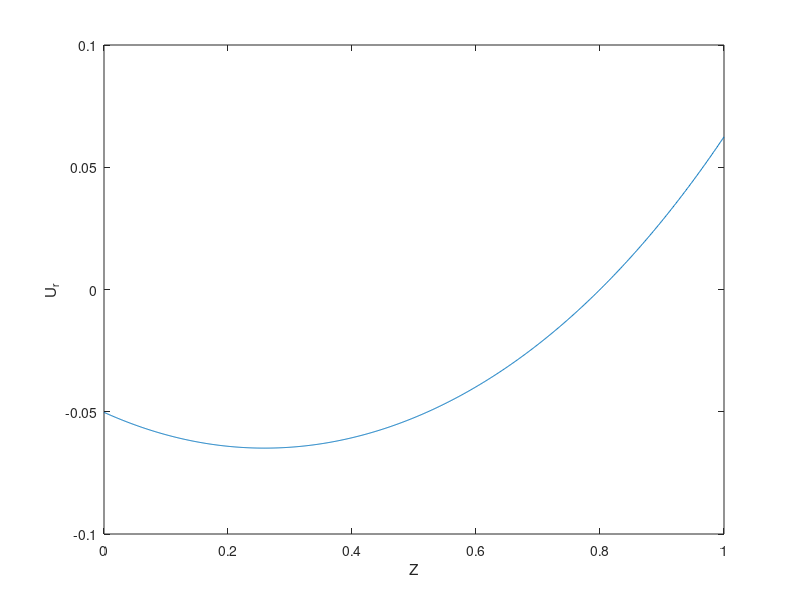

This figure's MATLAB source:
Z=[0:0.001:1];
R=2;
nu=0.34;gamma=2.6025;beta=1.1757;H=0.8;
delta=3-4.*nu;
delta2=1-2.*nu;
A=delta+(1./delta);
B=4./delta;
C=(delta.^2+1)./(1-delta)-1./delta.*(delta-1).^2;
I1=delta.*(Z.*R./(Z.^2+R.^2).^(3/2)...
 -delta2.*((Z.^2+R.^2).^(1/2)-Z)./R.*(Z.^2+R.^2).^(1/2));
A1=Z+2.*H;
I2=3.*delta.*B.*H.^2.*Z.*R.*(R.^2-4.*A1.^2)./(A1.^2+R.^2).^(7/2)+....
3.*H.*R.*A1.*(delta.*delta2.*B.*H-2.*(Z-H))./(A1.^2+R.^2).^(5/2)+....
(Z.*(1-delta.*A)+2.*H.*delta2).*R./(A1.^2+R.^2).^(3/2)+....
delta.*delta2.*(1+A).*((A1.^2+R.^2).^(1/2)-A1)./R.*(A1.^2+R.^2).^(1/2);
A2=Z+4.*H;
I3=-30.*R.*A2.*B.*H.^3.*(Z-H).*(3.*R.^2-4.*A2.^2)./(A2.^2+R.^2).^(9/2)+....
3.*(2.*delta2.*H+Z).*B.*H.^2.*R.*(R.^2-4.*A2.^2)./(A2.^2+R.^2).^(7/2)+....
3.*R.*H.*A2.*(2.*A.*(Z-H)-delta.*delta2.*B.*H)./(A2.^2+R.^2).^(5/2)-...
(2.*H.*delta2+Z).*A.*R./(A2.^2+R.^2).^(3/2)-...
delta.*delta2.*A.*((A2.^2+R.^2).^(1/2)-A2)./R.*(A2.^2+R.^2).^(1/2);
A3=Z+gamma.*H;
I4=delta.*(-3.*beta.*H.^2.*Z.*R.*(R.^2-4.*A3.^2)./(A3.^2+R.^2).^(7/2)-....
3.*beta.*H.^2.*R.*delta2.*A3./(A3.^2+R.^2).^(5/2)+....
C.*Z.*R./(A3.^2+R.^2).^(3/2)-...
C.*delta2.*((A3.^2+R.^2).^(1/2)-A3)./R.*(A3.^2+R.^2).^(1/2));
A4=Z+(gamma+2).*H;
I5=30.*beta.*H.^3.*(Z-H).*(3.*R.^2-4.*A4.^2).*R.*A4./(A4.^2+R.^2).^(9/2)-....
3.*(2.*delta2.*H+Z).*beta.*H.^2.*R.*(R.^2-4.*A4.^2)./(A4.^2+R.^2).^(7/2)+....
3.*H.*(delta.*delta2.*beta.*H-2.*C.*(Z-H)).*R.*A4./(A4.^2+R.^2).^(5/2)+...
(2.*H.*delta2+Z).*C.*R./(A4.^2+R.^2).^(3/2)+...
delta.*delta2.*C.*((A4.^2+R.^2).^(1/2)-A4)./R.*(A4.^2+R.^2).^(1/2);
A5=2.*H-Z;
I6=-6.*H.*(Z-H).*R.*A5./(A5.^2+R.^2).^(5/2)-...
(2.*H.*delta2+Z).*R./(A5.^2+R.^2).^(3/2)+....
delta.*delta2.*((A5.^2+R.^2).^(1/2)-A5)./R.*(A5.^2+R.^2).^(1/2);
A6=4.*H-Z;
I7=-30.*B.*H.^3.*(Z-H).*R.*A6.*(3.*R.^2-4.*A6.^2)./(A6.^2+R.^2).^(9/2)-....
3.*(2.*delta2.*H+Z).*B.*H.^2.*R.*(R.^2-4.*A6.^2)./(A6.^2+R.^2).^(7/2)+....
3.*H.*(2.*A.*(Z-H)-delta.*delta2.*B.*H).*R.*A6./(A6.^2+R.^2).^(5/2)+...
(Z.*(A-delta)+2.*H.*delta2.*A).*R./(A6.^2+R.^2).^(3/2)-...
delta.*delta2.*(1+A).*((A6.^2+R.^2).^(1/2)-A6)./R.*(A6.^2+R.^2).^(1/2);
A7=6.*H-Z;
I8=delta.*(-3.*B.*H.^2.*Z.*R.*(R.^2-4.*A7.^2)./(A7.^2+R.^2).^(7/2)+....
3.*delta2.*B.*H.^2.*R.*A7./(A7.^2+R.^2).^(5/2)+A.*Z.*R./(A7.^2+R.^2).^(3/2)...
+A.*delta2.*((A7.^2+R.^2).^(1/2)-A7)./R.*(A7.^2+R.^2).^(1/2));
A8=(gamma+4).*H-Z;
I9=delta.*(-3.*beta.*H.^2.*Z.*R.*(R.^2-4.*A8.^2)./(A8.^2+R.^2).^(7/2)+....
3.*delta2.*beta.*H.^2.*R.*A8./(A8.^2+R.^2).^(5/2)+....
C.*Z.*R./(A8.^2+R.^2).^(3/2)+...
C.*delta2.*((A8.^2+R.^2).^(1/2)-A8)./R.*(A8.^2+R.^2).^(1/2));
A9=(gamma+2).*H-Z;
I10=-30.*R.*A9.*beta.*H.^3.*(Z-H).*(3.*R.^2-4.*A9.^2)./(A9.^2+R.^2).^(9/2)-....
3.*(2.*delta2.*H+Z).*beta.*H.^2.*R.*(R.^2-4.*A9.^2)./(A9.^2+R.^2).^(7/2)+....
3.*H.*R.*A9.*(2.*(Z-H).*C-beta.*delta.*delta2.*H)./(A9.^2+R.^2).^(5/2)+...
(2.*H.*delta2+Z).*C.*R./(A9.^2+R.^2).^(3/2)-...
delta.*delta2.*C.*((A9.^2+R.^2).^(1/2)-A9)./R.*(A9.^2+R.^2).^(1/2);
u=(I1+I2+I3+I4+I5+I6+I7+I8-I9-I10)./4;
Ur=real(u);
XX=[Z;Ur];
fid=fopen('F8.txt','wt');
fprintf(fid,'%-10.6f %-10.6f \n',XX);
fclose(fid);
% subplot(3,2,1)
%       plot(X,SIGMA11)
%      hold on
% plot(X,SIGMA12)
% hold on
% subplot(3,2,2)
   plot(Z,Ur)
   xlabel('Z'); ylabel('U_r');
    hold on
